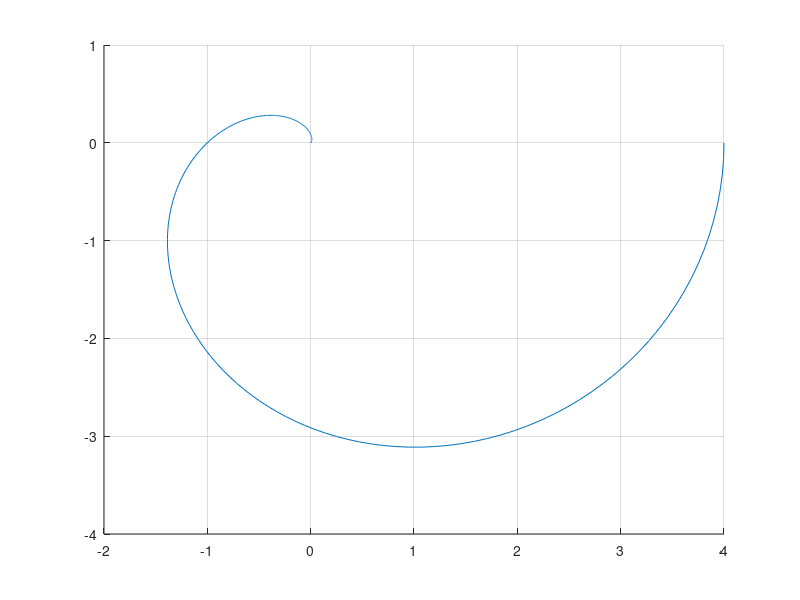

The MATLAB script that drew this image:
clear all;
close all;

Ttt = 20;
A = 1;


%sim('simu2.slx');

figure(1);

hold on;
grid on;

%plot(mtim, sin, 'LineWidth', 2);
%plot(mtim, sin1, 'LineWidth', 2);
%plot(mtim, sin2, 'LineWidth', 2);

SSS = 2;
%plot(Re1, Im1, 'LineWidth', 2);

k=4;
sys=tf([k],[1 4 6 4 1]); %zdefiniowanie systemu liniowego
w=0:0.01:10; %warto´sci pulsacji dla których nale˙zy wyznaczy´c K(jw)
r=freqresp(sys,w); %wyznaczenie K(jw) systemu przy pulsacjach w
for i=1:1001 %zabieg techniczny (konwersja)
    rr(i)=r(1,1,i); 
end; %zabieg techniczny (konwersja)
plot(rr); %rysowanie ch-ki (czerwone krzy˙zyki)
grid on; %siatka skalujaca na wykresie ˛
hold on; %mozliwo´s´c umieszczenia wielu wykresów w jednym oknie


















